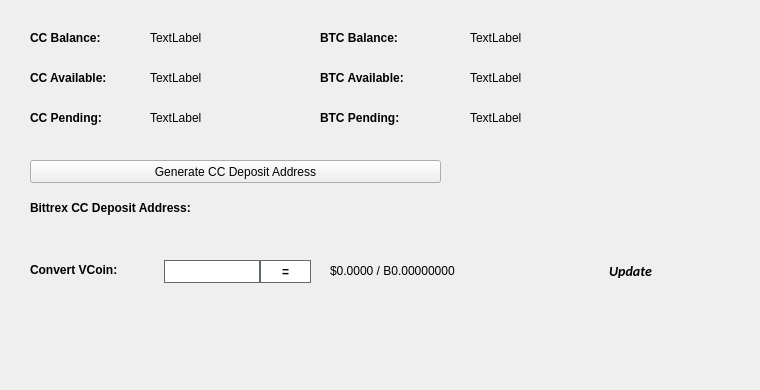
   <widget class="QWidget" name="BalanceTab">
    <attribute name="title">
     <string>Balance</string>
    </attribute>
    <widget class="QLabel" name="BitcoinBalanceLabel">
     <property name="geometry">
      <rect>
       <x>470</x>
       <y>30</y>
       <width>150</width>
       <height>16</height>
      </rect>
     </property>
     <property name="text">
      <string>TextLabel</string>
     </property>
    </widget>
    <widget class="QLabel" name="CCBalanceLabel">
     <property name="geometry">
      <rect>
       <x>150</x>
       <y>30</y>
       <width>150</width>
       <height>16</height>
      </rect>
     </property>
     <property name="text">
      <string>TextLabel</string>
     </property>
    </widget>
    <widget class="QLabel" name="label_11">
     <property name="geometry">
      <rect>
       <x>30</x>
       <y>30</y>
       <width>101</width>
       <height>16</height>
      </rect>
     </property>
     <property name="font">
      <font>
       <weight>75</weight>
       <bold>true</bold>
      </font>
     </property>
     <property name="text">
      <string>CC Balance:</string>
     </property>
    </widget>
    <widget class="QLabel" name="label_12">
     <property name="geometry">
      <rect>
       <x>320</x>
       <y>30</y>
       <width>101</width>
       <height>16</height>
      </rect>
     </property>
     <property name="font">
      <font>
       <weight>75</weight>
       <bold>true</bold>
      </font>
     </property>
     <property name="text">
      <string>BTC Balance:</string>
     </property>
    </widget>
    <widget class="QLabel" name="CCAvailableLabel_2">
     <property name="geometry">
      <rect>
       <x>150</x>
       <y>70</y>
       <width>150</width>
       <height>16</height>
      </rect>
     </property>
     <property name="text">
      <string>TextLabel</string>
     </property>
    </widget>
    <widget class="QLabel" name="label_13">
     <property name="geometry">
      <rect>
       <x>30</x>
       <y>70</y>
       <width>111</width>
       <height>16</height>
      </rect>
     </property>
     <property name="font">
      <font>
       <weight>75</weight>
       <bold>true</bold>
      </font>
     </property>
     <property name="text">
      <string>CC Available:</string>
     </property>
    </widget>
    <widget class="QLabel" name="label_14">
     <property name="geometry">
      <rect>
       <x>30</x>
       <y>110</y>
       <width>101</width>
       <height>16</height>
      </rect>
     </property>
     <property name="font">
      <font>
       <weight>75</weight>
       <bold>true</bold>
      </font>
     </property>
     <property name="text">
      <string>CC Pending:</string>
     </property>
    </widget>
    <widget class="QLabel" name="CCPendingLabel">
     <property name="geometry">
      <rect>
       <x>150</x>
       <y>110</y>
       <width>150</width>
       <height>16</height>
      </rect>
     </property>
     <property name="text">
      <string>TextLabel</string>
     </property>
    </widget>
    <widget class="QLabel" name="label_15">
     <property name="geometry">
      <rect>
       <x>320</x>
       <y>70</y>
       <width>111</width>
       <height>16</height>
      </rect>
     </property>
     <property name="font">
      <font>
       <weight>75</weight>
       <bold>true</bold>
      </font>
     </property>
     <property name="text">
      <string>BTC Available:</string>
     </property>
    </widget>
    <widget class="QLabel" name="BitcoinAvailableLabel">
     <property name="geometry">
      <rect>
       <x>470</x>
       <y>70</y>
       <width>150</width>
       <height>16</height>
      </rect>
     </property>
     <property name="text">
      <string>TextLabel</string>
     </property>
    </widget>
    <widget class="QLabel" name="label_31">
     <property name="geometry">
      <rect>
       <x>320</x>
       <y>110</y>
       <width>111</width>
       <height>16</height>
      </rect>
     </property>
     <property name="font">
      <font>
       <weight>75</weight>
       <bold>true</bold>
      </font>
     </property>
     <property name="text">
      <string>BTC Pending:</string>
     </property>
    </widget>
    <widget class="QLabel" name="BitcoinPendingLabel">
     <property name="geometry">
      <rect>
       <x>470</x>
       <y>110</y>
       <width>150</width>
       <height>16</height>
      </rect>
     </property>
     <property name="text">
      <string>TextLabel</string>
     </property>
    </widget>
    <widget class="QLabel" name="label_33">
     <property name="geometry">
      <rect>
       <x>30</x>
       <y>200</y>
       <width>221</width>
       <height>16</height>
      </rect>
     </property>
     <property name="font">
      <font>
       <weight>75</weight>
       <bold>true</bold>
      </font>
     </property>
     <property name="text">
      <string>Bittrex CC Deposit Address:</string>
     </property>
    </widget>
    <widget class="QPushButton" name="GenDepositBTN">
     <property name="geometry">
      <rect>
       <x>30</x>
       <y>160</y>
       <width>411</width>
       <height>23</height>
      </rect>
     </property>
     <property name="text">
      <string>Generate CC Deposit Address</string>
     </property>
     <property name="icon">
      <iconset resource="../cc.qrc">
       <normaloff>:/icons/bitcoin</normaloff>:/icons/bitcoin</iconset>
     </property>
    </widget>
    <widget class="QLabel" name="DepositAddressLabel">
     <property name="geometry">
      <rect>
       <x>200</x>
       <y>200</y>
       <width>261</width>
       <height>16</height>
      </rect>
     </property>
     <property name="palette">
      <palette>
       <active>
        <colorrole role="WindowText">
         <brush brushstyle="SolidPattern">
          <color alpha="255">
           <red>0</red>
           <green>0</green>
           <blue>0</blue>
          </color>
         </brush>
        </colorrole>
        <colorrole role="Text">
         <brush brushstyle="SolidPattern">
          <color alpha="255">
           <red>0</red>
           <green>0</green>
           <blue>255</blue>
          </color>
         </brush>
        </colorrole>
       </active>
       <inactive>
        <colorrole role="WindowText">
         <brush brushstyle="SolidPattern">
          <color alpha="255">
           <red>0</red>
           <green>0</green>
           <blue>0</blue>
          </color>
         </brush>
        </colorrole>
        <colorrole role="Text">
         <brush brushstyle="SolidPattern">
          <color alpha="255">
           <red>0</red>
           <green>0</green>
           <blue>255</blue>
          </color>
         </brush>
        </colorrole>
       </inactive>
       <disabled>
        <colorrole role="WindowText">
         <brush brushstyle="SolidPattern">
          <color alpha="255">
           <red>120</red>
           <green>120</green>
           <blue>120</blue>
          </color>
         </brush>
        </colorrole>
        <colorrole role="Text">
         <brush brushstyle="SolidPattern">
          <color alpha="255">
           <red>120</red>
           <green>120</green>
           <blue>120</blue>
          </color>
         </brush>
        </colorrole>
       </disabled>
      </palette>
     </property>
     <property name="font">
      <font>
       <weight>75</weight>
       <bold>true</bold>
      </font>
     </property>
     <property name="text">
      <string/>
     </property>
     <property name="alignment">
      <set>Qt::AlignRight|Qt::AlignTrailing|Qt::AlignVCenter</set>
     </property>
     <property name="textInteractionFlags">
      <set>Qt::LinksAccessibleByMouse|Qt::TextSelectableByKeyboard|Qt::TextSelectableByMouse</set>
     </property>
    </widget>
    <widget class="QLabel" name="label_8">
     <property name="geometry">
      <rect>
       <x>460</x>
       <y>300</y>
       <width>281</width>
       <height>81</height>
      </rect>
     </property>
     <property name="text">
      <string/>
     </property>
     <property name="pixmap">
      <pixmap>:/images/bittrex</pixmap>
     </property>
    </widget>
    <widget class="QWidget" name="widgetConversion" native="true">
     <property name="geometry">
      <rect>
       <x>0</x>
       <y>250</y>
       <width>751</width>
       <height>43</height>
      </rect>
     </property>
     <property name="minimumSize">
      <size>
       <width>0</width>
       <height>43</height>
      </size>
     </property>
     <property name="styleSheet">
      <string notr="true"/>
     </property>
     <widget class="QPushButton" name="btnUpdateMarketData">
      <property name="geometry">
       <rect>
        <x>575</x>
        <y>0</y>
        <width>111</width>
        <height>41</height>
       </rect>
      </property>
      <property name="sizePolicy">
       <sizepolicy hsizetype="Expanding" vsizetype="Expanding">
        <horstretch>0</horstretch>
        <verstretch>0</verstretch>
       </sizepolicy>
      </property>
      <property name="font">
       <font>
        <family>calibri</family>
        <pointsize>-1</pointsize>
        <weight>75</weight>
        <italic>true</italic>
        <bold>true</bold>
       </font>
      </property>
      <property name="styleSheet">
       <string notr="true">margin:0px;text-align:center;padding:2px;border-radius:3px;font-style:italic;width:100px;font-size:14px;font-family:calibri;font-weight:600;</string>
      </property>
      <property name="text">
       <string>Update</string>
      </property>
      <property name="iconSize">
       <size>
        <width>150</width>
        <height>35</height>
       </size>
      </property>
      <property name="autoDefault">
       <bool>true</bool>
      </property>
      <property name="default">
       <bool>true</bool>
      </property>
     </widget>
     <widget class="QLabel" name="lblConvertVCoin">
      <property name="geometry">
       <rect>
        <x>30</x>
        <y>10</y>
        <width>131</width>
        <height>20</height>
       </rect>
      </property>
      <property name="styleSheet">
       <string notr="true"/>
      </property>
      <property name="text">
       <string>&lt;html&gt;&lt;head/&gt;&lt;body&gt;&lt;p&gt;&lt;span style=&quot; font-weight:600;&quot;&gt;Convert VCoin:&lt;/span&gt;&lt;/p&gt;&lt;/body&gt;&lt;/html&gt;</string>
      </property>
     </widget>
     <widget class="QLineEdit" name="txtConvertVCoinQty">
      <property name="geometry">
       <rect>
        <x>160</x>
        <y>10</y>
        <width>100</width>
        <height>23</height>
       </rect>
      </property>
      <property name="minimumSize">
       <size>
        <width>100</width>
        <height>23</height>
       </size>
      </property>
      <property name="maximumSize">
       <size>
        <width>100</width>
        <height>16777215</height>
       </size>
      </property>
      <property name="styleSheet">
       <string notr="true">border: 1px solid #61696c;margin-left:4px;</string>
      </property>
     </widget>
     <widget class="QPushButton" name="btnConvertCC">
      <property name="geometry">
       <rect>
        <x>260</x>
        <y>10</y>
        <width>51</width>
        <height>23</height>
       </rect>
      </property>
      <property name="minimumSize">
       <size>
        <width>0</width>
        <height>23</height>
       </size>
      </property>
      <property name="styleSheet">
       <string notr="true">border:1px solid #61696c;background:white;font-weight:600;</string>
      </property>
      <property name="text">
       <string>=</string>
      </property>
     </widget>
     <widget class="QLabel" name="lblConvertVCoinResults">
      <property name="geometry">
       <rect>
        <x>330</x>
        <y>0</y>
        <width>201</width>
        <height>41</height>
       </rect>
      </property>
      <property name="styleSheet">
       <string notr="true"/>
      </property>
      <property name="text">
       <string>$0.0000 / B0.00000000</string>
      </property>
     </widget>
     <widget class="QLabel" name="iconOverviewUpdateWait">
      <property name="geometry">
       <rect>
        <x>670</x>
        <y>10</y>
        <width>24</width>
        <height>24</height>
       </rect>
      </property>
      <property name="text">
       <string/>
      </property>
      <property name="pixmap">
       <pixmap resource="../cc.qrc">:/icons/transaction_1</pixmap>
      </property>
      <property name="scaledContents">
       <bool>true</bool>
      </property>
      <property name="alignment">
       <set>Qt::AlignCenter</set>
      </property>
     </widget>
    </widget>
   </widget>
